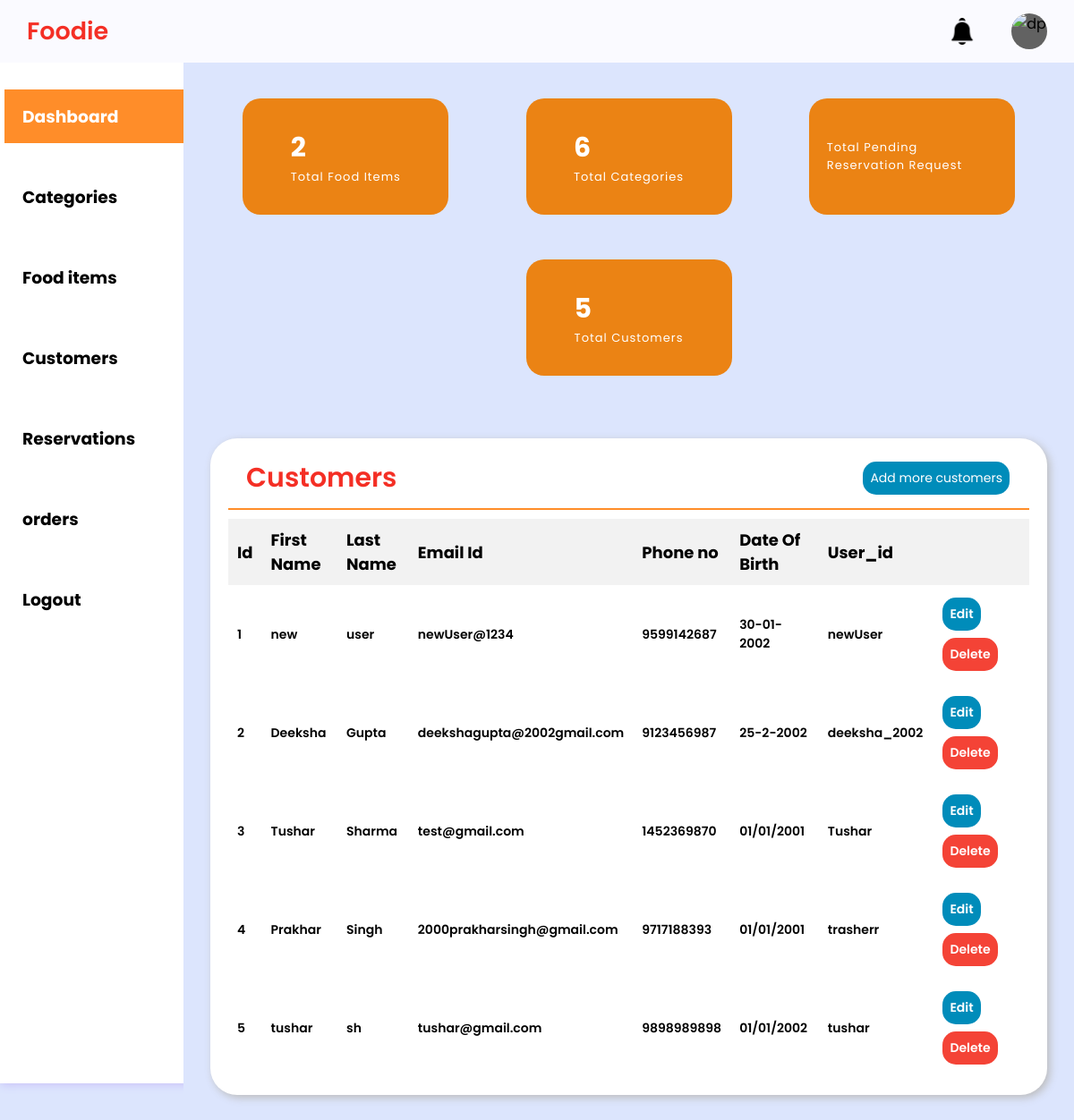
The page /admin-dashboard/customers/ on the database its author committed.
### Home_App/models.py (models this page shows, shortened)
class customer_table(models.Model):
    customer_id = models.AutoField(primary_key=True)
    first_name = models.CharField(max_length=20)
    last_name = models.CharField(max_length=20)
    email_id = models.CharField(max_length=50)
    dob = models.CharField(max_length=10)
    phone_no = models.CharField(max_length=10)
    user_id = models.CharField(max_length=50)
    password = models.CharField(max_length=50)

### Home_App/views.py (the view)
# urls.py: path('admin-dashboard/',hv.adminDashboard, name='admin-dashboard'),
def adminDashboard(request, section=None):
    section_template = {
        'categories': 'admin-dashboard-category.html',
        'customers': 'admin-dashboard-customers.html',
        'foodItems': 'admin-dashboard-foodItems.html',
        'reservation':'admin-dashboard-reservation.html',
        'recentOrders': 'admin-dashboard-recentOrders.html'
    }
    template_name = section_template.get(section, 'admin-dashboard.html')
    categories = category_table.objects.all()
    category_count = category_table.objects.count()
    foodItems = food_table.objects.all()
    foodItem_count = food_table.objects.count()
    customers = customer_table.objects.all()
    customer_count=customer_table.objects.count()
    reservation=reservation_table.objects.all()
    return render(request, template_name, {'categories':categories, 'categoryCount':category_count, 'foodItems':foodItems, 'food_item_count':foodItem_count, 'customers':customers, 'customerCount':customer_count, 'reservations':reservation})

### Template/admin-dashboard-customers.html (shortened to what this page needs)
{% extends 'admin-dashboard.html' %}
{% block content %}
<section class="category-table-section">
    <div class="customer-table-section">
        <div class="report-container">
            <div class="report-header">
                <h1 class="recent-orders">Customers</h1>
                <a href="{% url 'admin-dashboard-customer-add' %}" class="btn-add">Add more customers</a>
            </div>
            <table class="report-body">
                <thead class="report-topic-head">
                    <tr>
                    <th class="t-op">Id</th>
                    <th class="t-op">First Name</th>
                    <th class="t-op">Last Name</th>
                    <th class="t-op">Email Id</th>
                    <th class="t-op">Phone no</th>
                    <th class="t-op">Date Of Birth</th>
                    <th class="t-op">User_id</th>
                    <th class="t-op"></th>
                    <th class="t-op"></th>
                    </tr>
                    </thead>
                <tbody class="items12">
                    {% for customer in customers %}
                    <tr>
                        <td class="t-op-nextlvl">{{ customer.customer_id}}</td>
                        <td class="t-op-nextlvl">{{ customer.first_name}}</td>
                        <td class="t-op-nextlvl">{{ customer.last_name}}</td>
                        <td class="t-op-nextlvl">{{ customer.email_id}}</td>
                        <td class="t-op-nextlvl">{{ customer.phone_no}}</td>
                        <td class="t-op-nextlvl">{{ customer.dob}}</td>
                        <td class="t-op-nextlvl">{{ customer.user_id}}</td>
                        <td class="t-op-nextlvl">
                            <div class="update-btn">
                                <a href="{% url 'edit_customer' customer_id=customer.customer_id %}" class="btn-edit">Edit</a>
                                <a href="{% url 'delete_customer' customer_id=customer.customer_id  %}" class="btn-delete">Delete</a>
                            </div>
                        </td>
                    </tr>
                    {% endfor %}
                </tbody>
            </table>
        </div>
    </div>
</section>
{% endblock %}

### Static/css/admin-dash-style.css (style rules this page uses)
* { margin: 0; padding: 0; box-sizing: border-box; font-family: "Poppins", sans-serif; }
:root { --background-color1: #fafaff; --background-color2: #ffffff; --background-color3: #ededed; --background-color4: #cad7fda4; --primary-color: hsl(3, 90%, 55%); --secondary-color: hsl(31, 84%, 50%); --Border-color: #ee0909; --one-use-color: hsl(31, 84%, 50%); --two-use-color: hsl(31, 84%, 50%); }
body { background-color: var(--background-color4); max-width: 100%; overflow-x: hidden; }
.report-container { min-height: 300px; max-width: 1200px; margin: 70px auto 0px auto; background-color: #ffffff; border-radius: 30px; box-shadow: 3px 3px 10px rgb(188, 188, 188); padding: 0px 20px 20px 20px; }
.report-header { height: 80px; width: 100%; display: flex; align-items: center; justify-content: space-between; padding: 20px 20px 10px 20px; border-bottom: 2px solid hsl(28, 100%, 58%); }
.recent-orders { font-size: 30px; font-weight: 600; color: hsl(3, 90%, 55%);; }
.report-body { max-width: 1160px; overflow-x: auto; padding: 20px; }
.t-op { font-size: 18px; letter-spacing: 0px; }
.t-op-nextlvl { font-size: 14px; letter-spacing: 0px; font-weight: 600; }
a { text-decoration: none; color: black; }

### Template/admin-dashboard-customers.html (style rules this page uses)
.btn-edit, .btn-delete,.btn-add { border: none; color: white; padding: 8px; text-align: center; text-decoration: none; display: inline-block; font-size: 14px; margin: 4px 2px; cursor: pointer; border-radius: 15px; }
.btn-edit, .btn-add { background-color: #008CBA; }
.btn-delete { background-color: #f44336; }
.report-body { width: 100%; border-collapse: collapse; margin-top: 10px; }
.report-topic-head th { background-color: #f2f2f2; padding: 10px; border: 0px solid #ddd; text-align: left; }
.items12 td { padding: 10px; border: 0px solid #ddd; }

### rows shown on the page
customer_table: customer_id "1", first_name "new", last_name "user", email_id "newUser@1234", phone_no "9599142687", dob "30-01-2002", user_id "newUser"
customer_table: customer_id "2", first_name "Deeksha", last_name "Gupta", email_id "deekshagupta@2002gmail.com", phone_no "9123456987", dob "25-2-2002", user_id "deeksha_2002"
customer_table: customer_id "3", first_name "Tushar", last_name "Sharma", email_id "test@gmail.com", phone_no "1452369870", dob "01/01/2001", user_id "Tushar"
customer_table: customer_id "4", first_name "Prakhar", last_name "Singh", email_id "2000prakharsingh@gmail.com", phone_no "9717188393", dob "01/01/2001", user_id "trasherr"
customer_table: customer_id "5", first_name "tushar", last_name "sh", email_id "tushar@gmail.com", phone_no "9898989898", dob "01/01/2002", user_id "tushar"

### other values the page prints
{{ food_item_count }} "2"
{{ categoryCount }} "6"
{{ customerCount }} "5"
